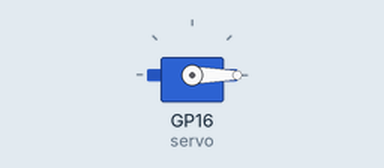
Bench run of a program on a simulated Raspberry Pi Pico running CircuitPython. Shown: servo. Servo angles are drawn from the pulse width (0.5 ms = 0°, 2.5 ms = 180°).

Above: at 0.05 s.
At 0.9 s:
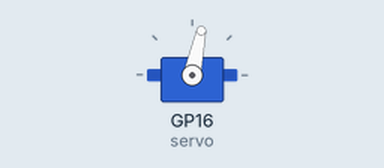
At 1.75 s:
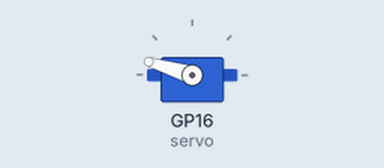
At 3.45 s:
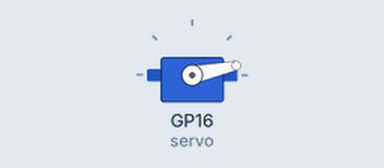
Timing chart, 0 to 8.4 s (numbered marks = the images above):
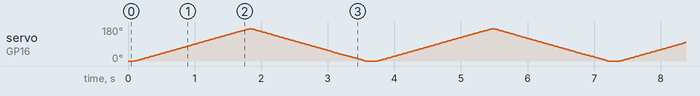

The program:

circuitpythoncode.py
```python
# RC Servo sweep angle implementation (CircuitPython)
import board     # get pin definitions
import pwmio     # get PWM
import time      # get sleep function

# Create PWM Signal output on pin GP16
servo = pwmio.PWMOut(board.GP16, variable_frequency=True)

# Set Servo frequency
servo.frequency = 50 # hz

# Define minimum and maximum duty cycle
min_duty = int(65535*(0.4/20))    # 2% duty cycle
max_duty = int(65535*(2.4/20))    # 12% duty cycle

# Define set servo function
def set_servo_angle(angle):
    duty = int(min_duty + (max_duty-min_duty)*(angle/180))
    servo.duty_cycle = duty

while True:
    # Sweep forward (0 → 180)
    for angle in range(0, 181, 1):
        set_servo_angle(angle)
        time.sleep(0.01)

    # Sweep backward (180 → 0)
    for angle in range(181, 0, -1):
        set_servo_angle(angle)
        time.sleep(0.01)
```
